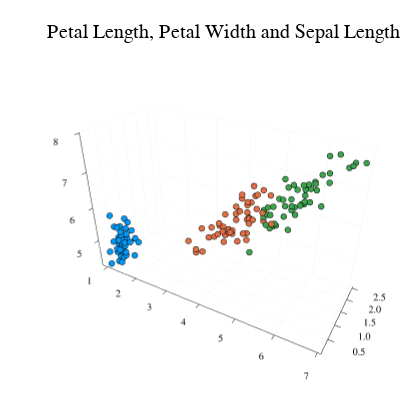

Here is the notebook cell this chart was saved with:
### Markdown cell above
There are 4 Features: they would be represented by points in $\mathbb{R}^4$.

To draw these we will have to look at sets of either 2 or 3 features!

### Code cell
plotlyjs()

p1 = @df iris scatter3d( :PetalLength, :PetalWidth, :SepalLength,
    group = :Species, label=:none, ms = 1, size=(420,420),
    title = "Petal Length, Petal Width and Sepal Length" )

### Figure 1 — Plotly figure (JSON) as saved in the notebook; plotly's stock layout.template omitted (floating-point values rounded to 4 significant figures)
{"data": [{"colorbar": {"len": 0.9085, "title": "", "x": 0.9906, "y": 0.4901}, "legendgroup": "", "marker": {"color": "rgba(0, 154, 250, 1.000)", "line": {"color": "rgba(0, 0, 0, 1.000)", "width": 1}, "size": 2, "symbol": "circle"}, "mode": "markers", "name": "", "scene": "scene", "showlegend": false, "type": "scatter3d", "x": [1.4, 1.4, 1.3, 1.5, 1.4, 1.7, 1.4, 1.5, 1.4, 1.5, 1.5, 1.6, 1.4, 1.1, 1.2, 1.5, 1.3, 1.4, 1.7, 1.5, 1.7, 1.5, 1, 1.7, 1.9, 1.6, 1.6, 1.5, 1.4, 1.6, 1.6, 1.5, 1.5, 1.4, 1.5, 1.2, 1.3, 1.4, 1.3, 1.5, 1.3, 1.3, 1.3, 1.6, 1.9, 1.4, 1.6, 1.4, 1.5, 1.4], "xaxis": "x", "y": [0.2, 0.2, 0.2, 0.2, 0.2, 0.4, 0.3, 0.2, 0.2, 0.1, 0.2, 0.2, 0.1, 0.1, 0.2, 0.4, 0.4, 0.3, 0.3, 0.3, 0.2, 0.4, 0.2, 0.5, 0.2, 0.2, 0.4, 0.2, 0.2, 0.2, 0.2, 0.4, 0.1, 0.2, 0.2, 0.2, 0.2, 0.1, 0.2, 0.2, 0.3, 0.3, 0.2, 0.6, 0.4, 0.3, 0.2, 0.2, 0.2, 0.2], "yaxis": "y", "z": [5.1, 4.9, 4.7, 4.6, 5, 5.4, 4.6, 5, 4.4, 4.9, 5.4, 4.8, 4.8, 4.3, 5.8, 5.7, 5.4, 5.1, 5.7, 5.1, 5.4, 5.1, 4.6, 5.1, 4.8, 5, 5, 5.2, 5.2, 4.7, 4.8, 5.4, 5.2, 5.5, 4.9, 5, 5.5, 4.9, 4.4, 5.1, 5, 4.5, 4.4, 5, 5.1, 4.8, 5.1, 4.6, 5.3, 5], "zaxis": "z"}, {"colorbar": {"len": 0.9085, "title": "", "x": 0.9906, "y": 0.4901}, "legendgroup": "", "marker": {"color": "rgba(227, 111, 71, 1.000)", "line": {"color": "rgba(0, 0, 0, 1.000)", "width": 1}, "size": 2, "symbol": "circle"}, "mode": "markers", "name": "", "scene": "scene", "showlegend": false, "type": "scatter3d", "x": [4.7, 4.5, 4.9, 4, 4.6, 4.5, 4.7, 3.3, 4.6, 3.9, 3.5, 4.2, 4, 4.7, 3.6, 4.4, 4.5, 4.1, 4.5, 3.9, 4.8, 4, 4.9, 4.7, 4.3, 4.4, 4.8, 5, 4.5, 3.5, 3.8, 3.7, 3.9, 5.1, 4.5, 4.5, 4.7, 4.4, 4.1, 4, 4.4, 4.6, 4, 3.3, 4.2, 4.2, 4.2, 4.3, 3, 4.1], "xaxis": "x", "y": [1.4, 1.5, 1.5, 1.3, 1.5, 1.3, 1.6, 1, 1.3, 1.4, 1, 1.5, 1, 1.4, 1.3, 1.4, 1.5, 1, 1.5, 1.1, 1.8, 1.3, 1.5, 1.2, 1.3, 1.4, 1.4, 1.7, 1.5, 1, 1.1, 1, 1.2, 1.6, 1.5, 1.6, 1.5, 1.3, 1.3, 1.3, 1.2, 1.4, 1.2, 1, 1.3, 1.2, 1.3, 1.3, 1.1, 1.3], "yaxis": "y", "z": [7, 6.4, 6.9, 5.5, 6.5, 5.7, 6.3, 4.9, 6.6, 5.2, 5, 5.9, 6, 6.1, 5.6, 6.7, 5.6, 5.8, 6.2, 5.6, 5.9, 6.1, 6.3, 6.1, 6.4, 6.6, 6.8, 6.7, 6, 5.7, 5.5, 5.5, 5.8, 6, 5.4, 6, 6.7, 6.3, 5.6, 5.5, 5.5, 6.1, 5.8, 5, 5.6, 5.7, 5.7, 6.2, 5.1, 5.7], "zaxis": "z"}, {"colorbar": {"len": 0.9085, "title": "", "x": 0.9906, "y": 0.4901}, "legendgroup": "", "marker": {"color": "rgba(62, 164, 78, 1.000)", "line": {"color": "rgba(0, 0, 0, 1.000)", "width": 1}, "size": 2, "symbol": "circle"}, "mode": "markers", "name": "", "scene": "scene", "showlegend": false, "type": "scatter3d", "x": [6, 5.1, 5.9, 5.6, 5.8, 6.6, 4.5, 6.3, 5.8, 6.1, 5.1, 5.3, 5.5, 5, 5.1, 5.3, 5.5, 6.7, 6.9, 5, 5.7, 4.9, 6.7, 4.9, 5.7, 6, 4.8, 4.9, 5.6, 5.8, 6.1, 6.4, 5.6, 5.1, 5.6, 6.1, 5.6, 5.5, 4.8, 5.4, 5.6, 5.1, 5.1, 5.9, 5.7, 5.2, 5, 5.2, 5.4, 5.1], "xaxis": "x", "y": [2.5, 1.9, 2.1, 1.8, 2.2, 2.1, 1.7, 1.8, 1.8, 2.5, 2, 1.9, 2.1, 2, 2.4, 2.3, 1.8, 2.2, 2.3, 1.5, 2.3, 2, 2, 1.8, 2.1, 1.8, 1.8, 1.8, 2.1, 1.6, 1.9, 2, 2.2, 1.5, 1.4, 2.3, 2.4, 1.8, 1.8, 2.1, 2.4, 2.3, 1.9, 2.3, 2.5, 2.3, 1.9, 2, 2.3, 1.8], "yaxis": "y", "z": [6.3, 5.8, 7.1, 6.3, 6.5, 7.6, 4.9, 7.3, 6.7, 7.2, 6.5, 6.4, 6.8, 5.7, 5.8, 6.4, 6.5, 7.7, 7.7, 6, 6.9, 5.6, 7.7, 6.3, 6.7, 7.2, 6.2, 6.1, 6.4, 7.2, 7.4, 7.9, 6.4, 6.3, 6.1, 7.7, 6.3, 6.4, 6, 6.9, 6.7, 6.9, 5.8, 6.8, 6.7, 6.7, 6.3, 6.5, 6.2, 5.9], "zaxis": "z"}], "layout": {"annotations": [{"font": {"color": "rgba(0, 0, 0, 1.000)", "family": "sans-serif", "size": 20}, "rotation": 0, "showarrow": false, "text": "Petal Length, Petal Width and Sepal Length", "x": 0.5317, "xanchor": "center", "xref": "paper", "y": 1, "yanchor": "top", "yref": "paper"}], "height": 420, "legend": {"bgcolor": "rgba(255, 255, 255, 1.000)", "bordercolor": "rgba(0, 0, 0, 1.000)", "borderwidth": 1, "font": {"color": "rgba(0, 0, 0, 1.000)", "family": "sans-serif", "size": 11}, "title": {"font": {"color": "rgba(0, 0, 0, 1.000)", "family": "sans-serif", "size": 15}, "text": ""}, "tracegroupgap": 0, "traceorder": "normal", "x": 1, "xanchor": "auto", "y": 1, "yanchor": "auto"}, "margin": {"b": 20, "l": 0, "r": 0, "t": 20}, "paper_bgcolor": "rgba(255, 255, 255, 1.000)", "plot_bgcolor": "rgba(255, 255, 255, 1.000)", "scene": {"camera": {"eye": {"x": 1.126, "y": -1.95, "z": 1.3}, "projection": "orthographic"}, "domain": {"x": [0.07287, 0.9906], "y": [0.03583, 0.9443]}, "xaxis": {"gridcolor": "rgba(0, 0, 0, 0.100)", "gridwidth": 0.5, "linecolor": "rgba(0, 0, 0, 1.000)", "mirror": false, "range": [0.823, 7.077], "showgrid": true, "showline": true, "showticklabels": true, "tickangle": 0, "tickcolor": "rgb(0, 0, 0)", "tickfont": {"color": "rgba(0, 0, 0, 1.000)", "family": "sans-serif", "size": 11}, "tickmode": "array", "ticks": "inside", "ticktext": ["1", "2", "3", "4", "5", "6", "7"], "tickvals": [1, 2, 3, 4, 5, 6, 7], "title": "", "titlefont": {"color": "rgba(0, 0, 0, 1.000)", "family": "sans-serif", "size": 15}, "type": "-", "visible": true, "zeroline": false, "zerolinecolor": "rgba(0, 0, 0, 1.000)"}, "yaxis": {"gridcolor": "rgba(0, 0, 0, 0.100)", "gridwidth": 0.5, "linecolor": "rgba(0, 0, 0, 1.000)", "mirror": false, "range": [0.028, 2.572], "showgrid": true, "showline": true, "showticklabels": true, "tickangle": 0, "tickcolor": "rgb(0, 0, 0)", "tickfont": {"color": "rgba(0, 0, 0, 1.000)", "family": "sans-serif", "size": 11}, "tickmode": "array", "ticks": "inside", "ticktext": ["0.5", "1.0", "1.5", "2.0", "2.5"], "tickvals": [0.5, 1, 1.5, 2, 2.5], "title": "", "titlefont": {"color": "rgba(0, 0, 0, 1.000)", "family": "sans-serif", "size": 15}, "type": "-", "visible": true, "zeroline": false, "zerolinecolor": "rgba(0, 0, 0, 1.000)"}, "zaxis": {"gridcolor": "rgba(0, 0, 0, 0.100)", "gridwidth": 0.5, "linecolor": "rgba(0, 0, 0, 1.000)", "mirror": false, "range": [4.192, 8.008], "showgrid": true, "showline": true, "showticklabels": true, "tickangle": 0, "tickcolor": "rgb(0, 0, 0)", "tickfont": {"color": "rgba(0, 0, 0, 1.000)", "family": "sans-serif", "size": 11}, "tickmode": "array", "ticks": "inside", "ticktext": ["5", "6", "7", "8"], "tickvals": [5, 6, 7, 8], "title": "", "titlefont": {"color": "rgba(0, 0, 0, 1.000)", "family": "sans-serif", "size": 15}, "type": "-", "visible": true, "zeroline": false, "zerolinecolor": "rgba(0, 0, 0, 1.000)"}}, "showlegend": true, "width": 420}}
